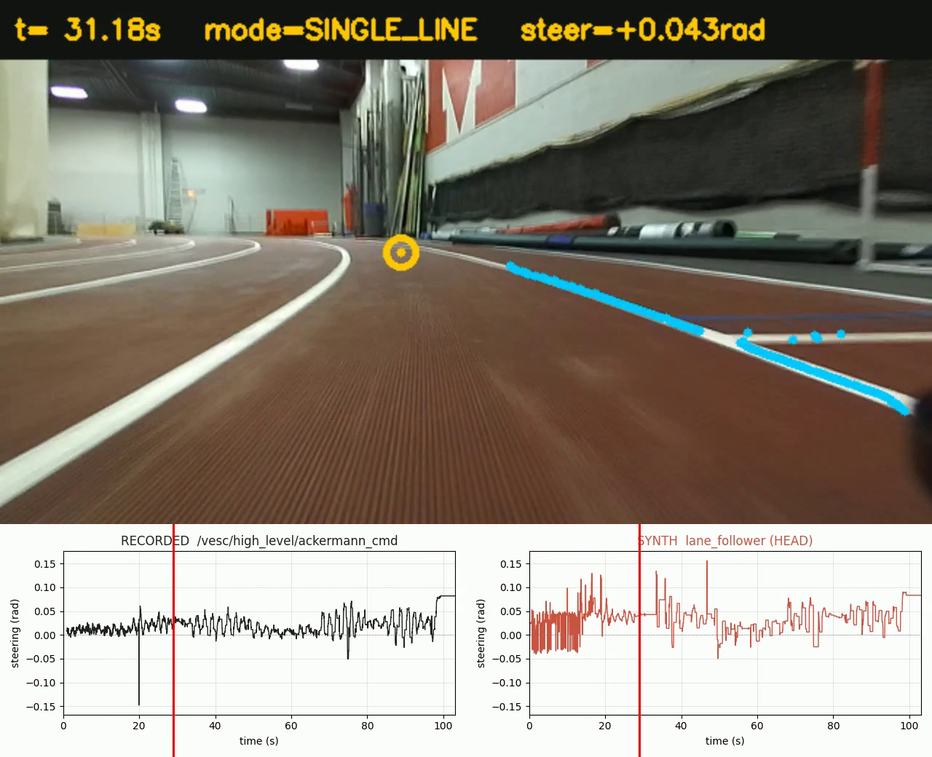
#> input picture proof/sample_t30.png, 932 x 757 px, shrunk from 1280 x 1040 before the run
$ python white_line_detection.py ../proof/sample_t30.png
#> lines starting #> are read from the running program, lines starting #| are printed output that depends on the picture; after the words box and inside, x2 and y2 are one past the last pixel; in counts of white or black regions, pixels touching at a corner belong together
import cv2 as cv
import numpy as np

#################### X-Y CONVENTIONS #########################
# 0,0  X  > > > > >
#
#  Y
#
#  v  This is the image. Y increases downwards, X increases rightwards
#  v  Lane line points are returned as lists of (x, y) tuples
#  v  in original image coordinates.
###############################################################


# ── Tunable parameters ────────────────────────────────────────────────────────
ROI_TOP_FRAC    = 0.40   # fraction of image height to crop from top
HSV_LOW         = np.array([  0,   0, 160])  # any hue, low sat, bright
HSV_HIGH        = np.array([179,  60, 255])
MIN_AREA        = 300    # px² – discard tiny speckles. Was 500 (matched
                          # calibration GUI defaults). Lowered to 300 because
                          # the Johnson Track bag's left lane line is often
                          # foreshortened to 350-450 px² on curves and was
                          # being rejected at 500. 300 recovers ~3% more
                          # left-line detections per frame without adding
                          # meaningful noise — keep the GUI in sync if you
                          # change it again.
MIN_LONG_SIDE   = 40     # px – minimum length of the blob's long axis
MIN_ELONGATION  = 3.0    # long_side / short_side – lane lines are thin & long
MAX_DXDY        = 5.5    # |dx/dy| threshold for bottom-tangent VP filter
# Hough-transform parameters (HoughLinesP)
HOUGH_THRESHOLD    = 20   # min accumulator votes for a line
HOUGH_MIN_LINE_LEN = 25   # px – discard very short segments
HOUGH_MAX_LINE_GAP = 15   # px – bridge small gaps within a line
HOUGH_VERT_THRESH  = 0.3  # |dy/dx| lower bound — rejects near-horizontal cross-track lines
HOUGH_VERT_MAX     = 5.0  # |dy/dx| upper bound — keep near-vertical lane stripes when camera is close
# Standard HoughLines + clustering parameters
HOUGH_STD_THRESHOLD  = 30   # min accumulator votes for standard HoughLines
HOUGH_CLUSTER_D_RHO   = 60  # px  – max ρ spread to merge into one cluster
HOUGH_CLUSTER_D_THETA = 0.20 # rad – max θ spread to merge (~11.5°)
# ──────────────────────────────────────────────────────────────────────────────


def image_print(img, title="image"):
    """
    Display an image in a named window. Press any key to continue.
    """
    cv.imshow(title, img)
    cv.waitKey(0)
    cv.destroyAllWindows()


def _hsv_white_mask(roi):
    """Return a binary mask of white pixels in the ROI (BGR input)."""
    hsv = cv.cvtColor(roi, cv.COLOR_BGR2HSV)
    return cv.inRange(hsv, HSV_LOW, HSV_HIGH)


def _morphological_cleanup(mask):
    """Remove speckle and close small gaps in the mask."""
    kernel = cv.getStructuringElement(cv.MORPH_RECT, (3, 3))
    mask = cv.morphologyEx(mask, cv.MORPH_OPEN,  kernel, iterations=1)
    mask = cv.morphologyEx(mask, cv.MORPH_CLOSE, kernel, iterations=2)
    return mask


def _extract_spine(label_mask):
    """
    For each row that contains white pixels in label_mask, record the
    mean x of those pixels. Returns a list of (x, y) in ROI coordinates,
    ordered top-to-bottom (increasing y).
    """
    rows, cols = np.where(label_mask)
    if rows.size == 0:
        return []
    h = label_mask.shape[0]
    counts = np.bincount(rows, minlength=h)
    sums   = np.bincount(rows, weights=cols.astype(np.float64), minlength=h)
    ys = np.nonzero(counts)[0]
    # int() on a positive float truncates toward zero — match the original.
    xs = (sums[ys] / counts[ys]).astype(np.int64)
    return list(zip(xs.tolist(), ys.tolist()))


def _local_dxdy(pts):
    """Fit a line to pts and return |dx/dy|, or inf if degenerate."""
    ys = np.array([p[1] for p in pts], dtype=float)
    xs = np.array([p[0] for p in pts], dtype=float)
    if np.ptp(ys) < 2:
        return float('inf')
    return abs(np.polyfit(ys, xs, deg=1)[0])


def _tangent_ok(spine_points):
    """
    Accept the blob if EITHER end of its spine is steep (|dx/dy| < MAX_DXDY).
    - Straight sections: steep at bottom (close to car), looser at top.
    - Mid-turn: steep at top (near VP), horizontal at bottom.
    - Horizontal noise (ceiling streaks, cross-lines): flat at both ends → rejected.
    """
    if len(spine_points) < 4:
        return False
    n = max(2, len(spine_points) // 5)
    top_dxdy = _local_dxdy(spine_points[:n])
    bot_dxdy = _local_dxdy(spine_points[-n:])
    return top_dxdy < MAX_DXDY or bot_dxdy < MAX_DXDY


def detect_white_lines(img, debug=False):
    """
    Detect white lane lines (straight or curved) in a racetrack image.

    Parameters
    ----------
    img   : np.ndarray  BGR image from the car camera
    debug : bool        If True, display intermediate masks interactively
                        (press any key to advance through each stage)

    Returns
    -------
    lane_lines : list of list of (x, y) tuples
        One entry per detected lane line, each a list of (x, y) points
        in original image coordinates, ordered bottom-to-top (decreasing y).
    """
    h, w = img.shape[:2]
    roi_top = int(ROI_TOP_FRAC * h)
    roi = img[roi_top:, :]

    # ── Stage 1: ROI crop ────────────────────────────────────────────────────
    # if debug:
    #     image_print(roi, "1_roi_crop")

    # ── Stage 2: HSV white mask ──────────────────────────────────────────────
    mask_raw = _hsv_white_mask(roi)
    # if debug:
    #     image_print(mask_raw, "2_hsv_mask_raw")

    # ── Stage 3: Morphological cleanup ───────────────────────────────────────
    mask_clean = _morphological_cleanup(mask_raw)
    # if debug:
    #     image_print(mask_clean, "3_mask_after_morphology")

    # ── Stage 4: Connected components ────────────────────────────────────────
    num_labels, labels, stats, _ = cv.connectedComponentsWithStats(mask_clean)

    # if debug:
    #     color_map = np.zeros((*mask_clean.shape, 3), dtype=np.uint8)
    #     rng = np.random.default_rng(42)
    #     for i in range(1, num_labels):
    #         color = rng.integers(80, 255, 3).tolist()
    #         color_map[labels == i] = color
    #     image_print(color_map, "4_all_components")

    # ── Stage 5: Shape filter ────────────────────────────────────────────────
    # Use minAreaRect so diagonal lane lines are not incorrectly rejected.
    # A lane line at 45° has an axis-aligned bounding box with width ≈ height,
    # so height > width would wrongly discard it. minAreaRect measures the
    # actual long/short axes of the blob regardless of angle.
    candidates = []
    for i in range(1, num_labels):
        area = stats[i, cv.CC_STAT_AREA]
        if area < MIN_AREA:
            continue
        component_mask = np.uint8(labels == i)
        contours, _ = cv.findContours(component_mask, cv.RETR_EXTERNAL,
                                      cv.CHAIN_APPROX_SIMPLE)
        if not contours:
            continue
        pts = np.vstack([c.reshape(-1, 2) for c in contours])
        if len(pts) < 5:
            continue
        _, (rw, rh), _ = cv.minAreaRect(pts)
        long_side  = max(rw, rh)
        short_side = min(rw, rh) + 1e-6
        if long_side >= MIN_LONG_SIDE and long_side / short_side >= MIN_ELONGATION:
            candidates.append(i)

    # [12 lines of commented-out code are left out]
    lane_lines = []
    for i in candidates:
        label_mask = (labels == i)
        spine = _extract_spine(label_mask)   # (x, y) in ROI coords
        if not _tangent_ok(spine):
            continue
        # Convert back to original image coordinates
        spine_orig = [(x, y + roi_top) for (x, y) in spine]
        # Return ordered bottom-to-top (highest y first)
        spine_orig.sort(key=lambda p: p[1], reverse=True)
        lane_lines.append(spine_orig)

    # [17 lines of commented-out code are left out]

    return lane_lines


# [53 lines left out: function fit_lane_polynomials, not called in this run]


def detect_vertical_lines_hough(img, debug=False):
    """
    Detect vertical lane lines using the probabilistic Hough transform.

    "Vertical" means the longitudinal lane lines running toward the vanishing
    point. Due to perspective they can appear anywhere from ~17° to 80° from
    horizontal, so the filter keeps segments with |dy/dx| > HOUGH_VERT_THRESH
    (default 0.3) while rejecting truly horizontal ceiling/floor artifacts.

    Parameters
    ----------
    img   : np.ndarray  BGR image from the car camera
    debug : bool        If True, display detected segments overlaid on the image

    Returns
    -------
    segments : list of ((x1, y1), (x2, y2))
        Each entry is a pair of endpoints in original image coordinates.
    """
    h, w = img.shape[:2]
    roi_top = int(ROI_TOP_FRAC * h)
    roi = img[roi_top:, :]

    # White mask + cleanup (reuse existing helpers)
    mask = _hsv_white_mask(roi)
    mask = _morphological_cleanup(mask)

    # Canny on the binary mask gives crisp edge pixels for the accumulator
    edges = cv.Canny(mask, 50, 150)

    raw = cv.HoughLinesP(
        edges,
        rho=1,
        theta=np.pi / 180,
        threshold=HOUGH_THRESHOLD,
        minLineLength=HOUGH_MIN_LINE_LEN,
        maxLineGap=HOUGH_MAX_LINE_GAP,
    )

    if raw is None:
        return []

    segments = []
    for seg in raw:
        x1, y1, x2, y2 = seg[0]
        dx = abs(x2 - x1)
        dy = abs(y2 - y1)
        if dy / (dx + 1e-6) >= HOUGH_VERT_THRESH:
            segments.append(((x1, y1 + roi_top), (x2, y2 + roi_top)))

    if debug:
        result_img = img.copy()
        for (p1, p2) in segments:
            cv.line(result_img, p1, p2, (0, 255, 0), 2)
        cv.line(result_img, (0, roi_top), (w, roi_top), (128, 128, 128), 1)
        image_print(result_img, "hough_vertical_lines")

    return segments


# [129 lines left out: functions _cluster_hough_lines, detect_lane_lines_hough, not called in this run]


# ── Standalone test ────────────────────────────────────────────────────────────
if __name__ == "__main__":
    import sys
    import os

    # Default: run through all images in a lane directory
    test_dirs = [
        "testing_images/racetrack_images/lane_1",
        "testing_images/racetrack_images/lane_3",
        "testing_images/racetrack_images/lane_6",
    ]

    if len(sys.argv) > 1:
        # Allow passing a single image path or directory as argument
        paths = sys.argv[1:]
    else:
        paths = []
        for d in test_dirs:
            if os.path.isdir(d):
                for fname in sorted(os.listdir(d)):
                    if fname.lower().endswith(".png"):
                        paths.append(os.path.join(d, fname))

    colors = [(0,255,0),(0,255,255),(255,165,0),(255,0,255),(0,128,255)]

    for path in paths:
        print(f"\n--- {path} ---")
        frame = cv.imread(path)
#> frame is the input picture: shape (757, 932, 3); mean B, G, R 123.6, 135.1, 143
        if frame is None:
            print(f"  Could not load {path}")
            continue
        h, w = frame.shape[:2]

        # ── Blob-based detector ───────────────────────────────────────────────
        lines = detect_white_lines(frame, debug=False)
#> in detect_white_lines, `num_labels, labels, stats, _ = cv.connectedComponentsWithStats(mask_cl..`:
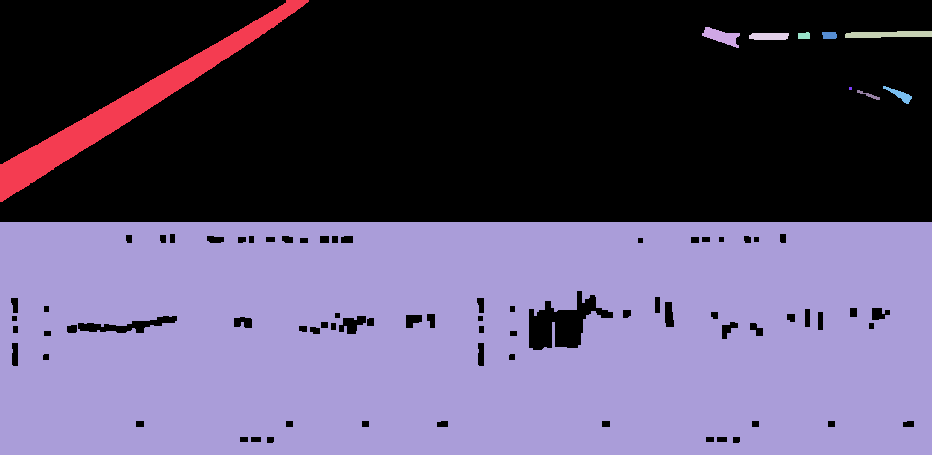
#> labels: shape (455, 932) int32; 11 distinct labels, from 0 to 10; one colour per label, 0 black
#> in detect_white_lines, `num_labels, labels, stats, _ = cv.connectedComponentsWithStats(mask_cl..`: num_labels = 11; stats = [[0, 0, 932, 443, 204815], [0, 0, 309, 202, 8115], [702, 27, 38, 21, 395], [845, 31, 87, 7, 499], [749, 33, 40, 7, 264], [798, 32, 12, 7, 75], [822, 32, 15, 7, 98], [849, 87, 3, 3, 9], [883, 86, 29, 18, 173], [857, 90, 23, 10, 67], [0, 222, 932, 233, 209550]]
#> the loop in detect_white_lines, `for i in range(1, num_labels):` made 10 passes
#> area on passes 4, 5, 6, 8: 264, 75, 98, 173
#> after the loop in detect_white_lines, `for i in range(1, num_labels):`:
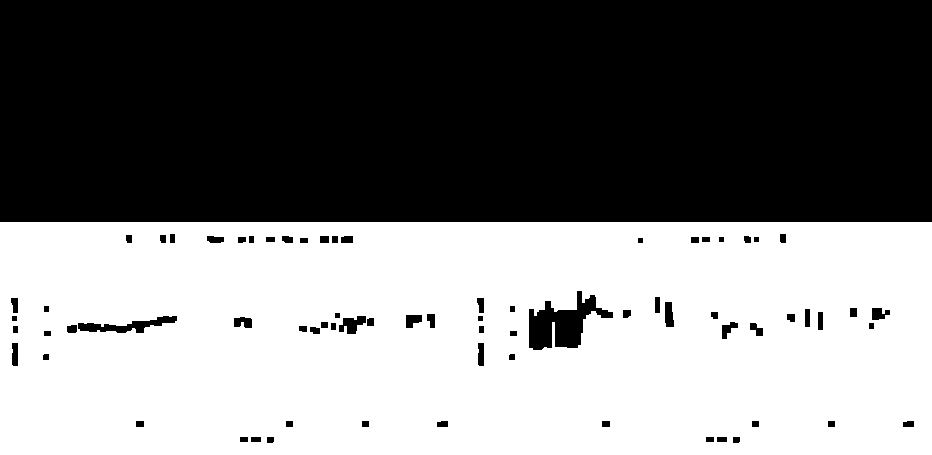
#> component_mask: shape (455, 932); values 0 (black) and 1 (white), 49.4% white; 1 white region, box (x1, y1, x2, y2) and area: (0, 222, 932, 455) 209550
#> after the loop in detect_white_lines, `for i in range(1, num_labels):`: candidates = [1, 3]
#> the loop in detect_white_lines, `for i in candidates:` made 2 passes
#> (h in _extract_spine, n in _tangent_ok, top_dxdy in _tangent_ok, bot_dxdy in _tangent_ok) on pass 1: (455, 40, 1.55, 0.795)
#> after the loop in detect_white_lines, `for i in candidates:`: lane_lines = 1 item
#> lines = 1 item
        print(f"  [blob ] {len(lines)} lane line(s)")
#|   [blob ] 1 lane line(s)
        for i, spine in enumerate(lines):
            print(f"    Line {i}: {len(spine)} points, "
                  f"y range [{spine[-1][1]}–{spine[0][1]}]")
#> this loop made 1 pass
#|     Line 0: 202 points, y range [302–503]

        result_blob = frame.copy()
        for idx, spine in enumerate(lines):
            color = colors[idx % len(colors)]
            for (x, y) in spine:
                cv.circle(result_blob, (x, y), 2, color, -1)
            if spine:
                lx, ly = spine[0]
                cv.putText(result_blob, f"L{idx}", (lx + 4, ly),
                           cv.FONT_HERSHEY_SIMPLEX, 0.5, color, 1)
#> this loop made 1 pass
#> (color, lx, ly) on pass 1: ((0, 255, 0), 1, 503)
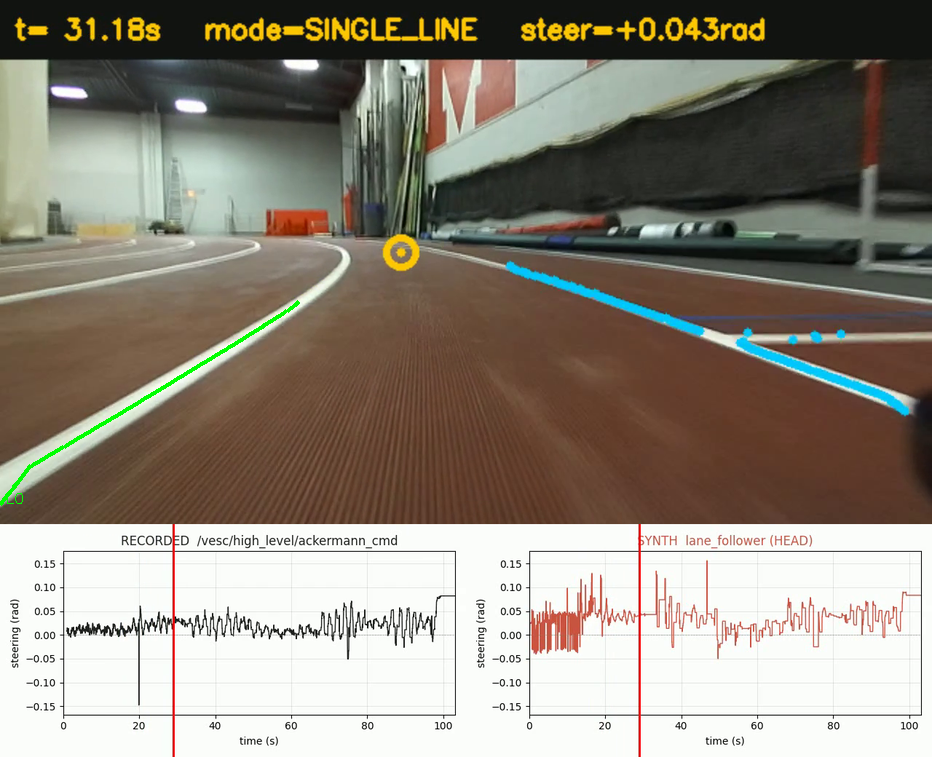
#> result_blob: shape (757, 932, 3); 0.21% of pixels changed, all inside (x1, y1, x2, y2) = (0, 300, 300, 506)
        cv.line(result_blob, (0, int(ROI_TOP_FRAC * h)), (w, int(ROI_TOP_FRAC * h)),
                (128, 128, 128), 1)
        cv.putText(result_blob, path + "  [blob]", (4, 14),
                   cv.FONT_HERSHEY_SIMPLEX, 0.4, (200, 200, 200), 1)
        image_print(result_blob, "blob_detections")

        # ── Hough-based detector ──────────────────────────────────────────────
        segs = detect_vertical_lines_hough(frame, debug=False)
#> in detect_vertical_lines_hough, `edges = cv.Canny(mask, 50, 150)`:
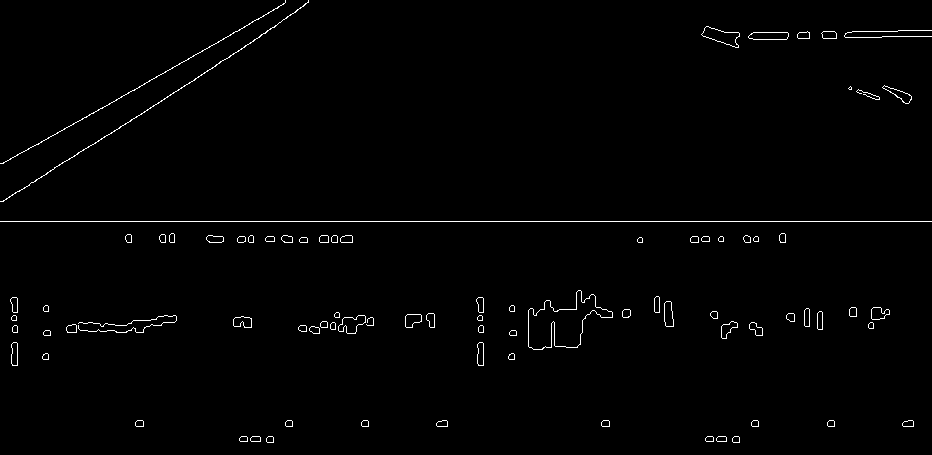
#> edges: shape (455, 932); 1.1% white in thin lines or dots
#> in detect_vertical_lines_hough, `raw = cv.HoughLinesP( edges, rho=1, theta=np.pi / 180, threshold=HOUGH..`: raw = 82 rows, first 6: [0, 221, 931, 221], [88, 147, 276, 25], [1, 163, 188, 59], [284, 242, 352, 242], [753, 39, 881, 37], [100, 325, 126, 325]
#> the loop in detect_vertical_lines_hough, `for seg in raw:` made 82 passes
#> (x1, y1, x2, y2, dx, dy) on passes 1 to 4: (0, 221, 931, 221, 931, 0), (88, 147, 276, 25, 188, 122), (1, 163, 188, 59, 187, 104), (284, 242, 352, 242, 68, 0)
#> after the loop in detect_vertical_lines_hough, `for seg in raw:`: segments = 16 items
#> segs = 16 items
        print(f"  [hough] {len(segs)} vertical segment(s)")
#|   [hough] 16 vertical segment(s)
        for i, (p1, p2) in enumerate(segs):
            print(f"    Seg {i}: {p1} → {p2}")
#> this loop made 16 passes
#> (p1, p2) on passes 1 to 4: ((88, 449), (276, 327)), ((1, 465), (188, 361)), ((3, 503), (104, 438)), ((121, 398), (244, 329))
#> (printed output is left out)

        result_hough = frame.copy()
        for idx, (p1, p2) in enumerate(segs):
            color = colors[idx % len(colors)]
            cv.line(result_hough, p1, p2, color, 2)
            cv.circle(result_hough, p1, 4, color, -1)
            cv.circle(result_hough, p2, 4, color, -1)
#> this loop made 16 passes
#> (p1, p2, color) on passes 1 to 4: ((88, 449), (276, 327), (0, 255, 0)), ((1, 465), (188, 361), (0, 255, 255)), ((3, 503), (104, 438), (255, 165, 0)), ((121, 398), (244, 329), (255, 0, 255))
        cv.line(result_hough, (0, int(ROI_TOP_FRAC * h)), (w, int(ROI_TOP_FRAC * h)),
                (128, 128, 128), 1)
        cv.putText(result_hough, path + "  [hough]", (4, 14),
                   cv.FONT_HERSHEY_SIMPLEX, 0.4, (200, 200, 200), 1)
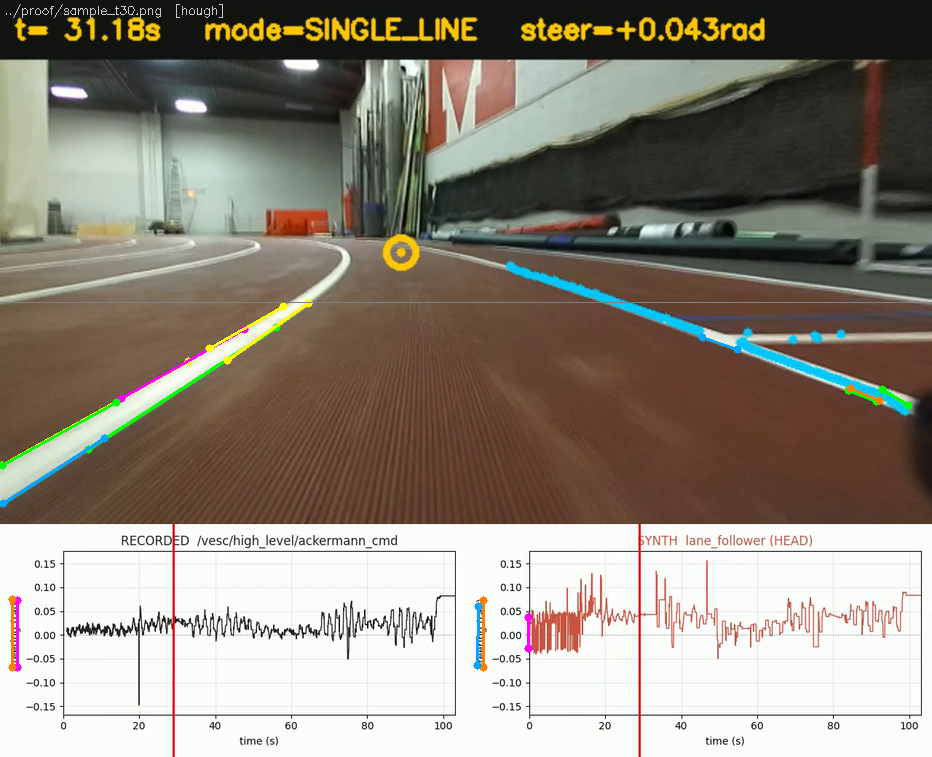
#> result_hough: shape (757, 932, 3); mean B, G, R 123.4, 135.3, 142.9
        image_print(result_hough, "hough_detections")
